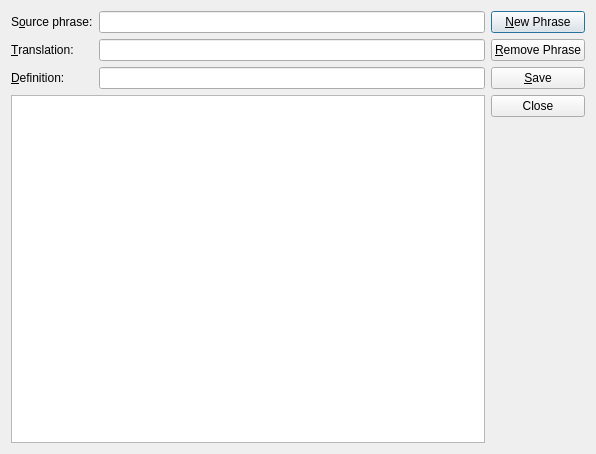
<ui version="4.0" >
 <comment>*********************************************************************
**
** Copyright (C) 2010 Nokia Corporation and/or its subsidiary(-ies).
** All rights reserved.
** Contact: Nokia Corporation (qt-info@nokia.com)
**
** This file is part of the autotests of the Qt Toolkit.
**
** $QT_BEGIN_LICENSE:LGPL$
** Commercial Usage
** Licensees holding valid Qt Commercial licenses may use this file in
** accordance with the Qt Commercial License Agreement provided with the
** Software or, alternatively, in accordance with the terms contained in
** a written agreement between you and Nokia.
**
** GNU Lesser General Public License Usage
** Alternatively, this file may be used under the terms of the GNU Lesser
** General Public License version 2.1 as published by the Free Software
** Foundation and appearing in the file LICENSE.LGPL included in the
** packaging of this file.  Please review the following information to
** ensure the GNU Lesser General Public License version 2.1 requirements
** will be met: http://www.gnu.org/licenses/old-licenses/lgpl-2.1.html.
**
** In addition, as a special exception, Nokia gives you certain additional
** rights.  These rights are described in the Nokia Qt LGPL Exception
** version 1.1, included in the file LGPL_EXCEPTION.txt in this package.
**
** GNU General Public License Usage
** Alternatively, this file may be used under the terms of the GNU
** General Public License version 3.0 as published by the Free Software
** Foundation and appearing in the file LICENSE.GPL included in the
** packaging of this file.  Please review the following information to
** ensure the GNU General Public License version 3.0 requirements will be
** met: http://www.gnu.org/copyleft/gpl.html.
**
** If you have questions regarding the use of this file, please contact
** Nokia at qt-info@nokia.com.
** $QT_END_LICENSE$
**
*********************************************************************</comment>
 <class>PhraseBookBox</class>
 <widget class="QDialog" name="PhraseBookBox" >
  <property name="geometry" >
   <rect>
    <x>0</x>
    <y>0</y>
    <width>596</width>
    <height>454</height>
   </rect>
  </property>
  <property name="windowTitle" >
   <string>Edit Phrase Book</string>
  </property>
  <property name="whatsThis" >
   <string>This window allows you to add, modify, or delete phrases in a phrase book.</string>
  </property>
  <layout class="QHBoxLayout" name="unnamed" >
   <item>
    <layout class="QVBoxLayout" name="inputsLayout" >
     <item>
      <layout class="QGridLayout" name="gridLayout" >
       <item row="1" column="0" >
        <widget class="QLabel" name="target" >
         <property name="text" >
          <string>&amp;Translation:</string>
         </property>
         <property name="buddy" >
          <cstring>targetLed</cstring>
         </property>
        </widget>
       </item>
       <item row="1" column="1" >
        <widget class="QLineEdit" name="targetLed" >
         <property name="whatsThis" >
          <string>This is the phrase in the target language corresponding to the source phrase.</string>
         </property>
        </widget>
       </item>
       <item row="0" column="0" >
        <widget class="QLabel" name="source" >
         <property name="text" >
          <string>S&amp;ource phrase:</string>
         </property>
         <property name="buddy" >
          <cstring>sourceLed</cstring>
         </property>
        </widget>
       </item>
       <item row="2" column="1" >
        <widget class="QLineEdit" name="definitionLed" >
         <property name="whatsThis" >
          <string>This is a definition for the source phrase.</string>
         </property>
        </widget>
       </item>
       <item row="0" column="1" >
        <widget class="QLineEdit" name="sourceLed" >
         <property name="whatsThis" >
          <string>This is the phrase in the source language.</string>
         </property>
        </widget>
       </item>
       <item row="2" column="0" >
        <widget class="QLabel" name="definition" >
         <property name="text" >
          <string>&amp;Definition:</string>
         </property>
         <property name="buddy" >
          <cstring>definitionLed</cstring>
         </property>
        </widget>
       </item>
      </layout>
     </item>
     <item>
      <widget class="QTreeView" name="phraseList" >
       <property name="rootIsDecorated" >
        <bool>false</bool>
       </property>
       <property name="uniformRowHeights" >
        <bool>true</bool>
       </property>
       <property name="itemsExpandable" >
        <bool>false</bool>
       </property>
       <property name="sortingEnabled" >
        <bool>true</bool>
       </property>
       <property name="expandsOnDoubleClick" >
        <bool>false</bool>
       </property>
      </widget>
     </item>
    </layout>
   </item>
   <item>
    <layout class="QVBoxLayout" name="buttonLayout" >
     <item>
      <widget class="QPushButton" name="newBut" >
       <property name="whatsThis" >
        <string>Click here to add the phrase to the phrase book.</string>
       </property>
       <property name="text" >
        <string>&amp;New Phrase</string>
       </property>
      </widget>
     </item>
     <item>
      <widget class="QPushButton" name="removeBut" >
       <property name="whatsThis" >
        <string>Click here to remove the phrase from the phrase book.</string>
       </property>
       <property name="text" >
        <string>&amp;Remove Phrase</string>
       </property>
      </widget>
     </item>
     <item>
      <widget class="QPushButton" name="saveBut" >
       <property name="whatsThis" >
        <string>Click here to save the changes made.</string>
       </property>
       <property name="text" >
        <string>&amp;Save</string>
       </property>
      </widget>
     </item>
     <item>
      <widget class="QPushButton" name="closeBut" >
       <property name="whatsThis" >
        <string>Click here to close this window.</string>
       </property>
       <property name="text" >
        <string>Close</string>
       </property>
      </widget>
     </item>
     <item>
      <spacer name="spacer1" >
       <property name="orientation" >
        <enum>Qt::Vertical</enum>
       </property>
       <property name="sizeType" >
        <enum>QSizePolicy::Expanding</enum>
       </property>
       <property name="sizeHint" stdset="0" >
        <size>
         <width>20</width>
         <height>51</height>
        </size>
       </property>
      </spacer>
     </item>
    </layout>
   </item>
  </layout>
 </widget>
 <layoutdefault spacing="6" margin="11" />
 <tabstops>
  <tabstop>sourceLed</tabstop>
  <tabstop>targetLed</tabstop>
  <tabstop>definitionLed</tabstop>
  <tabstop>newBut</tabstop>
  <tabstop>removeBut</tabstop>
  <tabstop>saveBut</tabstop>
  <tabstop>closeBut</tabstop>
 </tabstops>
 <resources/>
 <connections/>
</ui>
